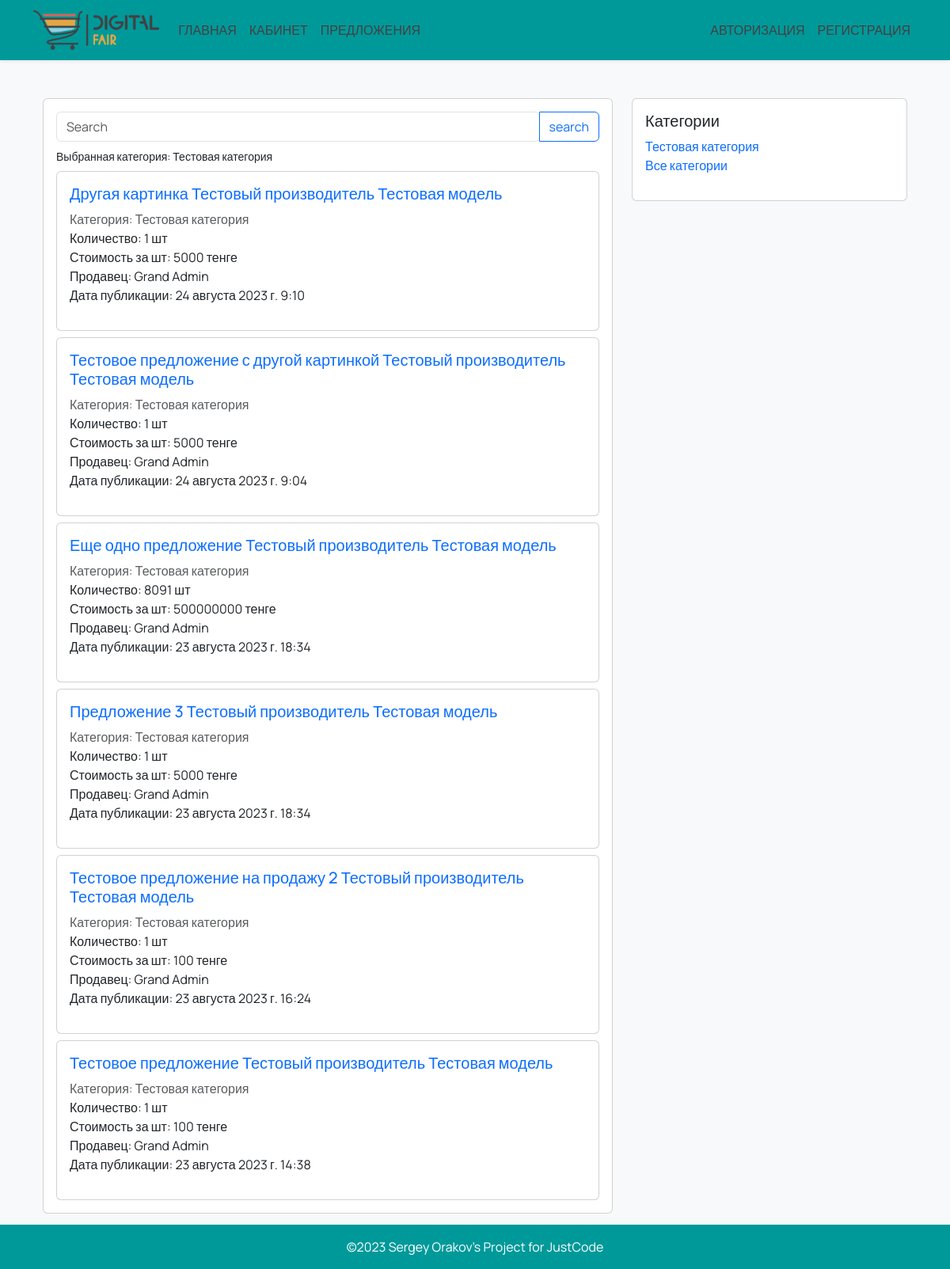
The page /offers/2 on the database as committed earlier.
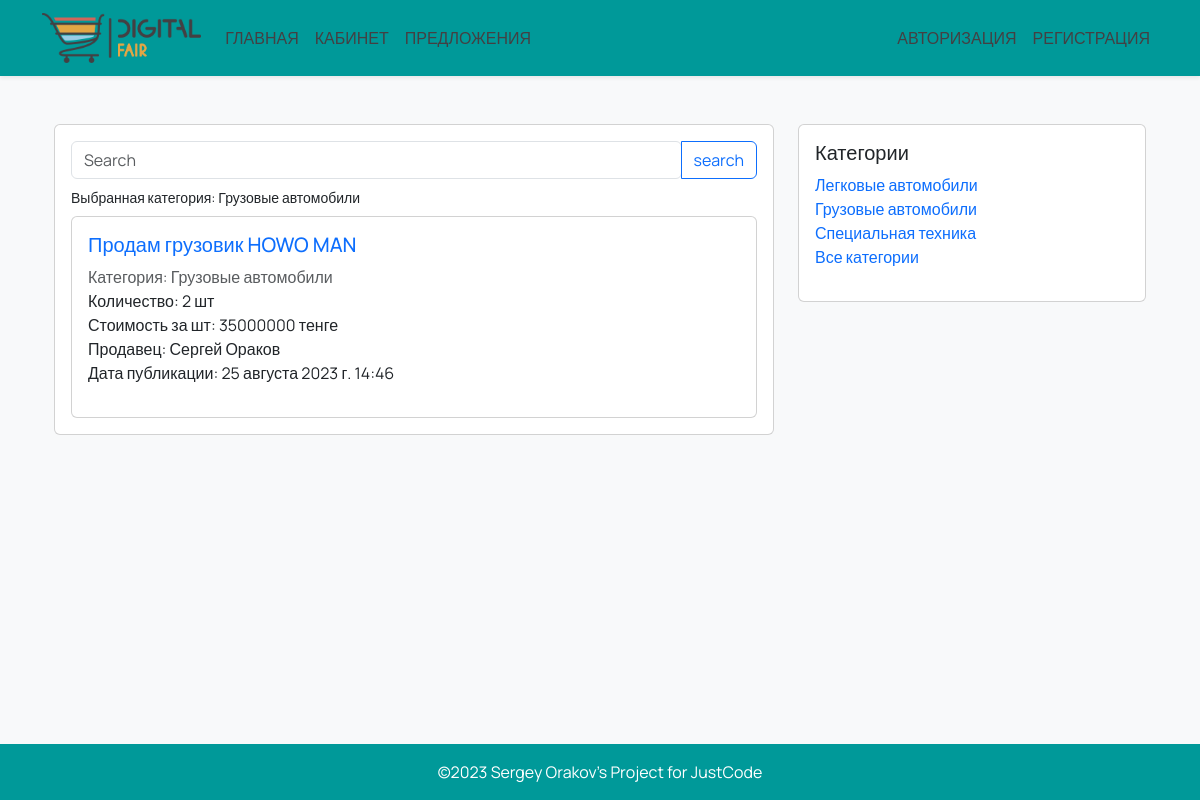
The same page on the database as committed later.
### main/models.py (models this page shows, shortened)
class Category(models.Model):
    name = models.CharField(max_length=64)
    description = models.TextField(null=True, blank=True)
    class Meta:
        verbose_name = 'Категория'
        verbose_name_plural = 'Категории'

class OfferSale(models.Model):
    title = models.CharField(max_length=64)
    image = models.ImageField(upload_to='img/offer_image', default='img/no_item_image.jpg')
    category = models.ForeignKey(Category, on_delete=models.CASCADE)
    description = models.TextField(null=True, blank=True)
    manufacturer = models.ForeignKey(Manufacturer, on_delete=models.CASCADE)
    offer_model = models.ForeignKey(OfferModel, on_delete=models.CASCADE)
    amount = models.PositiveIntegerField()
    unit = models.ForeignKey(Unit, on_delete=models.CASCADE)
    condition_new = models.BooleanField(default=True)
    price = models.PositiveIntegerField()
    datetime = models.DateTimeField(auto_now_add=True)
    in_active = models.BooleanField(default=True)
    salesman = models.ForeignKey(CustomUser, on_delete=models.CASCADE)
    country = models.CharField(max_length=64)
    city = models.CharField(max_length=64)
    street = models.CharField(max_length=64)
    home_number = models.CharField(max_length=64)
    class Meta:
        verbose_name = 'Предложение на продажу'
        verbose_name_plural = 'Предложения на продажу'

class Manufacturer(models.Model):
    name = models.CharField(max_length=128)
    description = models.TextField(null=True, blank=True)
    class Meta:
        verbose_name = 'Производитель'
        verbose_name_plural = 'Производители'
    def __str__(self):
        return self.name

class OfferModel(models.Model):
    name = models.CharField(max_length=128)
    manufacturer = models.ForeignKey(Manufacturer, on_delete=models.CASCADE)
    description = models.TextField(null=True, blank=True)
    class Meta:
        verbose_name = 'Модель'
        verbose_name_plural = 'Модели'
    def __str__(self):
        return self.name

class Unit(models.Model):
    name = models.CharField(max_length=64)
    class Meta:
        verbose_name = 'Единица измерения'
        verbose_name_plural = 'Единицы измерения'
    def __str__(self):
        return self.name

class CustomUser(AbstractBaseUser, PermissionsMixin):
    iin = models.CharField(max_length=12, unique=True)
    first_name = models.CharField(max_length=64)
    last_name = models.CharField(max_length=64)
    email = models.EmailField(max_length=128)
    country = models.CharField(max_length=64)
    city = models.CharField(max_length=64)
    street = models.CharField(max_length=64)
    home_number = models.CharField(max_length=64)
    phone_regex = RegexValidator(
        regex=r'^\+?1?\d{11}$',
        message='Номер телефона должен быть в международном формате: +77011234567'
    )
    phone = models.CharField(validators=[phone_regex], max_length=12)
    avatar = models.ImageField(upload_to='profile_photo', default='img/default_avatar.jpg')
    is_active = models.BooleanField(default=True)
    is_staff = models.BooleanField(default=False)
    date_joined = models.DateTimeField(default=timezone.now)
    class Meta:
        verbose_name = 'Пользователь'
        verbose_name_plural = 'Пользователи'
    USERNAME_FIELD = 'iin'
    REQUIRED_FIELDS = []
    objects = CustomUserManager()

### main/views.py (the view)
# urls.py: path('offers/', offersView, name='offers_url'),
def offersView(request, category_id=None):
    categories = Category.objects.all()
    selected_category = None
    offers = OfferSale.objects.all().order_by('-datetime')
    query = request.GET.get('q')
    if query:
        offers = offers.filter(
            Q(title__icontains=query) | Q(description__icontains=query)
        )
    if category_id:
        selected_category = get_object_or_404(Category, pk=category_id)
        offers = offers.filter(category=selected_category)
    context = {
        'categories': categories,
        'offers': offers,
        'selected_category': selected_category,
        'search_query': query
        }
    return render(request, 'offers.html', context)

### main/context_processors.py (called while the page is built)
def current_year(request):
    return {'current_year': datetime.datetime.now().year}

### templates/offers.html (shortened to what this page needs)
{% extends 'base.html' %}
{% load static %}
{% block content %}
<div class="container mt-5">
    <div class="row">
        <div class="col-md-8">
            <div class="card">
                <div class="card-body">
                    <div class="d-grid gap-2">
                        <form class="input-group" method="GET">
                            <input type="search" class="form-control rounded" placeholder="Search" aria-label="Search" aria-describedby="search-addon" name="q">
                            <button type="submit" class="btn btn-outline-primary">search</button>
                        </form>
                        <div class="d-grid gap-2">
                            {% if selected_category %}
                            <small>Выбранная категория: {{ selected_category.name }}</small>
                            {% else %}
                            <small>Выбранная категория: Все</small>
                            {% endif %}
                        </div>
                        {% for offer in offers %}
                        <div class="card">
                            <div class="card-body">
                                <div class="d-grid gap-2">
                                    <ul class="list-unstyled">
                                        <li class="list-group-item"><h5><a class="text-decoration-none" href="{% url 'offer_url' offer.id %}">{{ offer.title }} {{ offer.manufacturer }} {{ offer.offer_model }}</a></h5></li>
                                        <li class="list-group-item text-muted">Категория: {{ offer.category.name }}</li>
                                        <li class="list-group-item">Количество: {{ offer.amount }} {{ offer.unit }}</li>
                                        <li class="list-group-item">Стоимость за {{ offer.unit }}: {{ offer.price }} тенге</li>
                                        <li class="list-group-item">Продавец: {{ offer.salesman.first_name }} {{ offer.salesman.last_name }}</li>
                                        <li class="list-group-item">Дата публикации: {{ offer.datetime }}</li>
                                    </ul>
                                </div>
                            </div>
                        </div>
                        {% endfor %}
                    </div>
                </div>
            </div>
        </div>
        <div class="col-md-4">
            <div class="card">
                <div class="card-body">
                    <ul class="list-unstyled">
                        <h5>Категории</h5>
                        {% for category in categories %}
                        <li class="list-group-item"><a class="text-decoration-none" href="{% url 'offers_url' category.id %}">{{ category.name }}</a></li>
                        {% endfor %}
                        <li class="list-group-item"><a class="text-decoration-none" href="{% url 'offers_url' %}">Все категории</a></li>
                    </ul>
                </div>
            </div>
        </div>
    </div>
</div>
{% endblock %}

Rows that differ between the two databases and show on the page:
removed OfferSale: title "Другая картинка", manufacturer "Тестовый производитель", offer_model "Тестовая модель", category.name "Тестовая категория", amount "1", unit "шт", price "5000", salesman.first_name "Grand", salesman.last_name "Admin", datetime "24 августа 2023 г. 9:10"
removed OfferSale: title "Тестовое предложение с другой картинкой", manufacturer "Тестовый производитель", offer_model "Тестовая модель", category.name "Тестовая категория", amount "1", unit "шт", price "5000", salesman.first_name "Grand", salesman.last_name "Admin", datetime "24 августа 2023 г. 9:04"
removed OfferSale: title "Еще одно предложение", manufacturer "Тестовый производитель", offer_model "Тестовая модель", category.name "Тестовая категория", amount "8091", unit "шт", price "500000000", salesman.first_name "Grand", salesman.last_name "Admin", datetime "23 августа 2023 г. 18:34"
no longer on this page (row edited): OfferSale: title "Предложение 3", manufacturer "Тестовый производитель", offer_model "Тестовая модель", category.name "Тестовая категория", amount "1", unit "шт", price "5000", salesman.first_name "Grand", salesman.last_name "Admin", datetime "23 августа 2023 г. 18:34"
no longer on this page (row edited): OfferSale: title "Тестовое предложение на продажу 2", manufacturer "Тестовый производитель", offer_model "Тестовая модель", category.name "Тестовая категория", amount "1", unit "шт", price "100", salesman.first_name "Grand", salesman.last_name "Admin", datetime "23 августа 2023 г. 16:24"
changed Category: name "Тестовая категория" → "Грузовые автомобили"
changed OfferSale "шт": title "Тестовое предложение" → "Продам грузовик"; manufacturer "Тестовый производитель" → "HOWO"; offer_model "Тестовая модель" → "MAN"; category.name "Тестовая категория" → "Грузовые автомобили"; amount "1" → "2"; price "100" → "35000000"; salesman.first_name "Grand" → "Сергей"; salesman.last_name "Admin" → "Ораков"; datetime "23 августа 2023 г. 14:38" → "25 августа 2023 г. 14:46"
added Category: name "Легковые автомобили"
added Category: name "Специальная техника"
